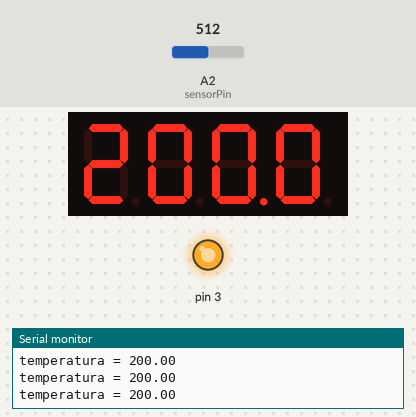
Bench run of a sketch on a simulated Arduino Uno, built with avr-gcc and run on an emulated ATmega328P. On the bench: 4-digit seven-segment display, output pins drawn as LEDs (lit = HIGH), the last lines printed to the serial monitor. The inputs (shaded band) are chosen by the test bench; at power-on: A2 (sensorPin) = 512.

Above: at 1.2 s.
1.3 s: A2 (sensorPin) set to 176
At 1.9 s:
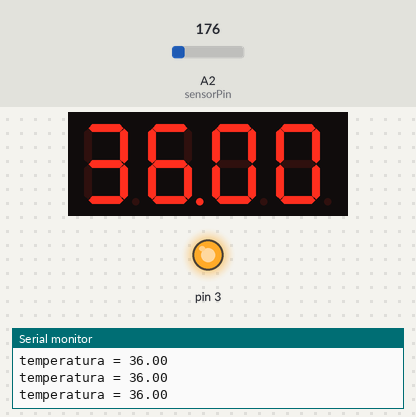
2.8 s: A2 (sensorPin) set to 146
At 3.8 s:
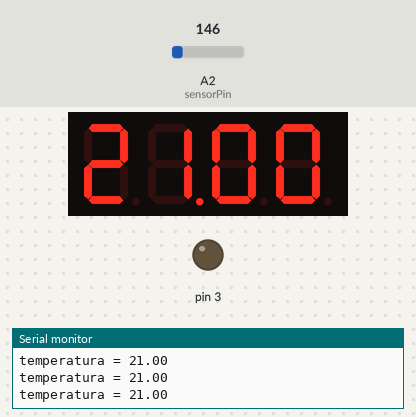
4.3 s: A2 (sensorPin) set to 113
At 4.7 s:
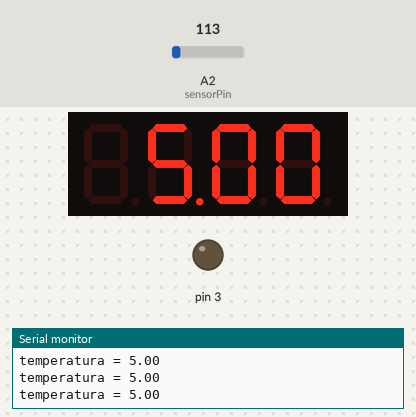
5.8 s: A2 (sensorPin) set to 95
At 6.3 s:
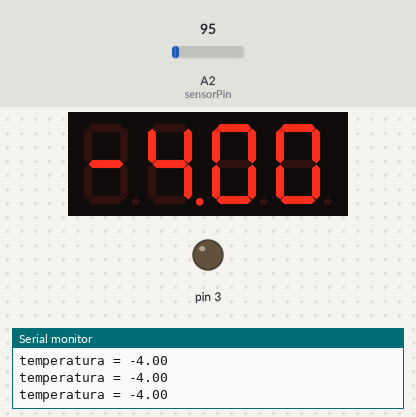
7.3 s: A2 (sensorPin) set to 511
At 8.2 s:
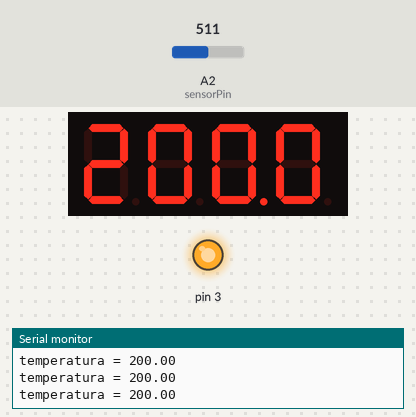
Timing chart, 0 to 9.8 s (numbered marks = the images above; inputs shaded):
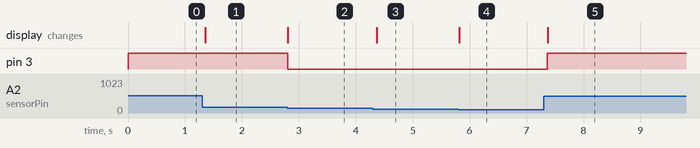

The sketch:

sousvide.ino
```cpp
#include "Adafruit_LEDBackpack.h"

Adafruit_7segment led_display1 = Adafruit_7segment();

const int sensorPin = A2;
float temperatura = 0;
float leituraSensor = 0;

void setup(){
  Serial.begin(9600);
  pinMode(3, OUTPUT);

  led_display1.begin(112);
}

void loop(){

   leituraSensor = (analogRead(sensorPin));
   temperatura = map(leituraSensor,20.5,357.4,-40,125);
   /* Map entre 0,1023, lê entre 0 e 5V.
      Map entre 20.5,357.4, lê entre 0.1 e 1.75V */

  if(temperatura > 32){
    digitalWrite(3, HIGH);
  }
  else if (temperatura < 28) {
    digitalWrite(3, LOW);
  }

  led_display1.println(temperatura);
  led_display1.writeDisplay();


   Serial.println((String)"temperatura = " + temperatura);

   delay(100); //INTERVALO DE 2 SEGUNDOS
 }
```

Measured:
- the behaviour switches between 159 and 158 on A2 (sensorPin) (found by bisection; images 1 and 2)
- the behaviour switches between 102 and 101 on A2 (sensorPin) (found by bisection; images 3 and 4)
- after the input at 1.3 s, the display: changes after 0.06 s (image 1)
- after the input at 2.8 s, pin 3: HIGH → LOW at once; the display: changes at once (image 2)
- after the input at 4.3 s, the display: changes after 0.07 s (image 3)
- after the input at 5.8 s, the display: changes at once (image 4)
- after the input at 7.3 s, pin 3: LOW → HIGH after 0.07 s; the display: changes after 0.07 s (image 5)
